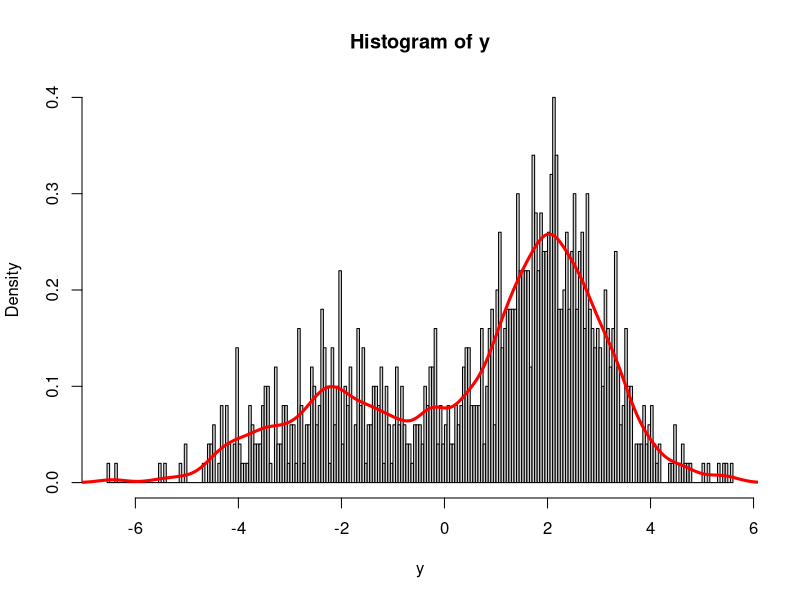
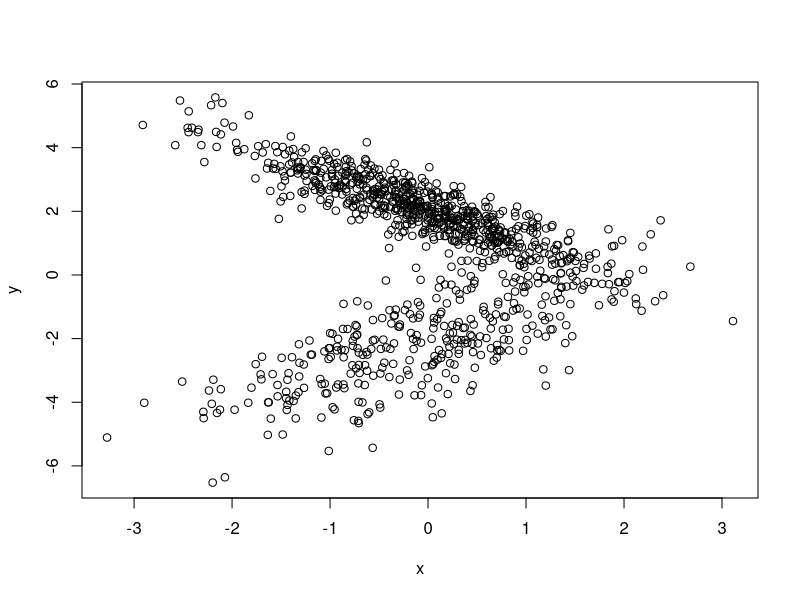
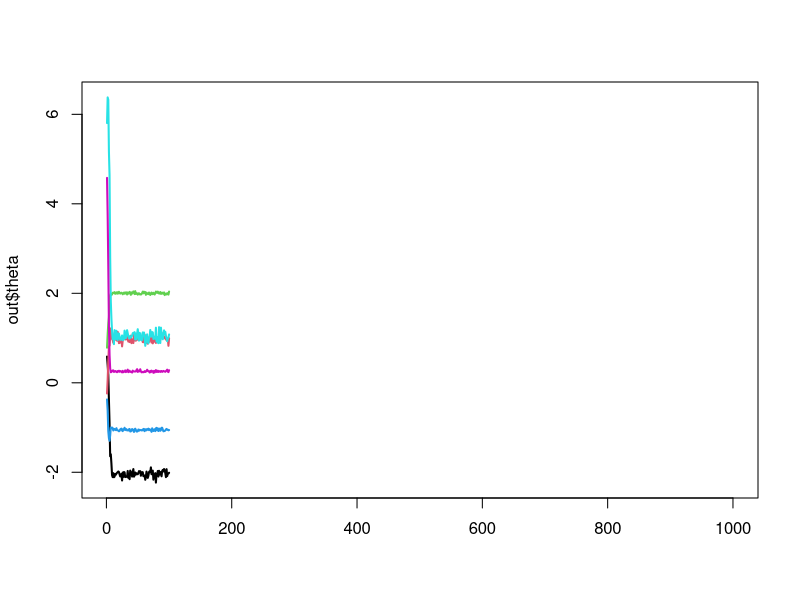
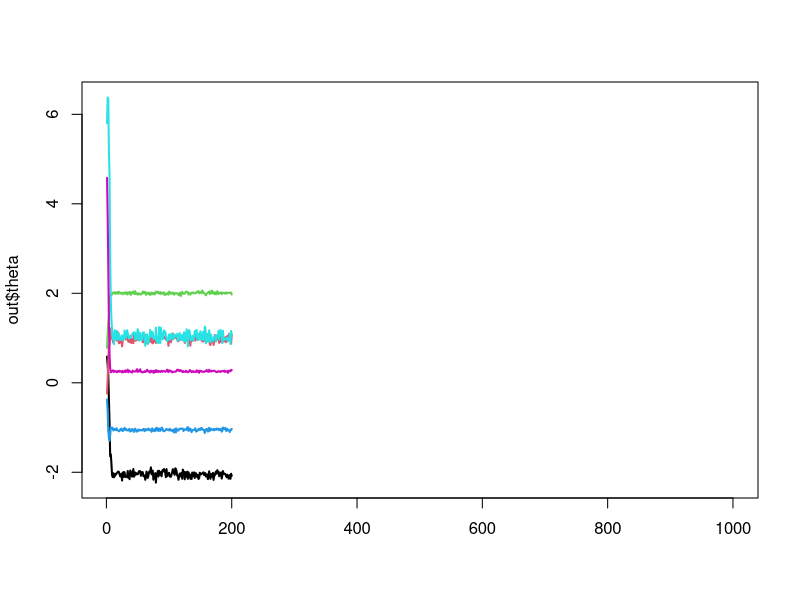
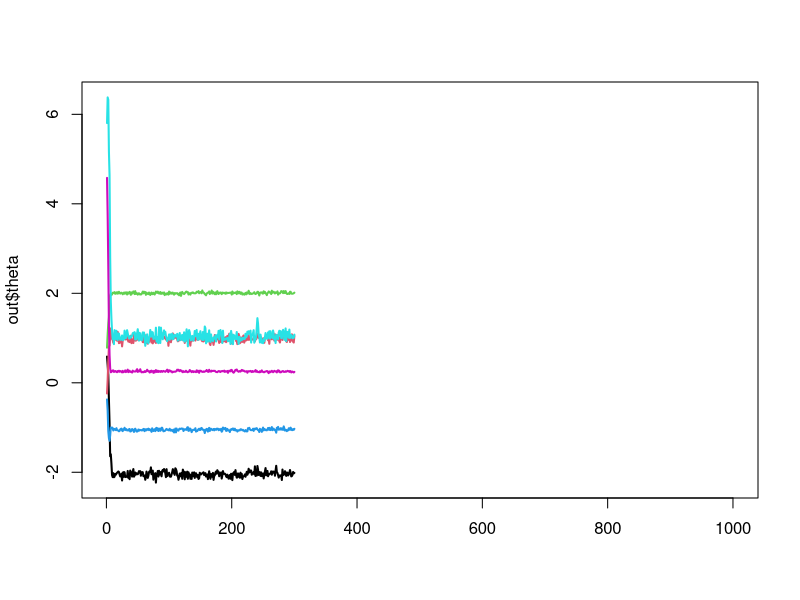
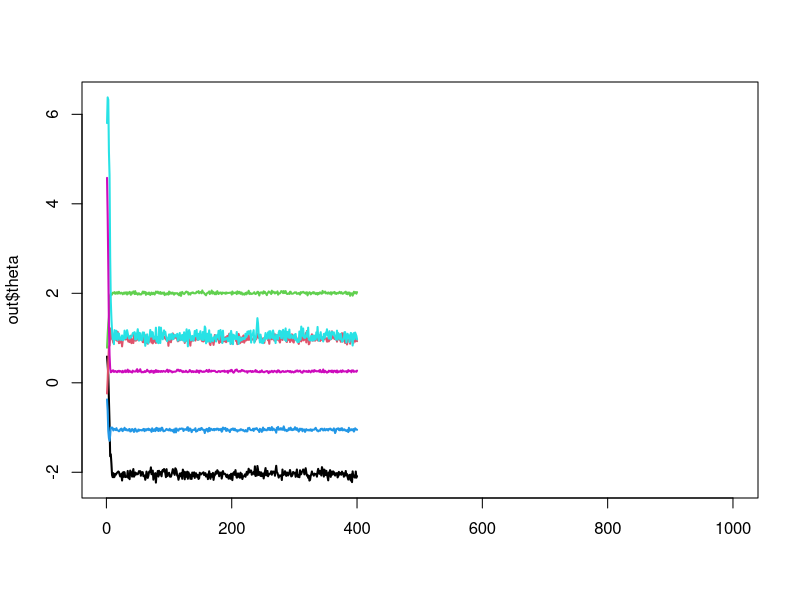
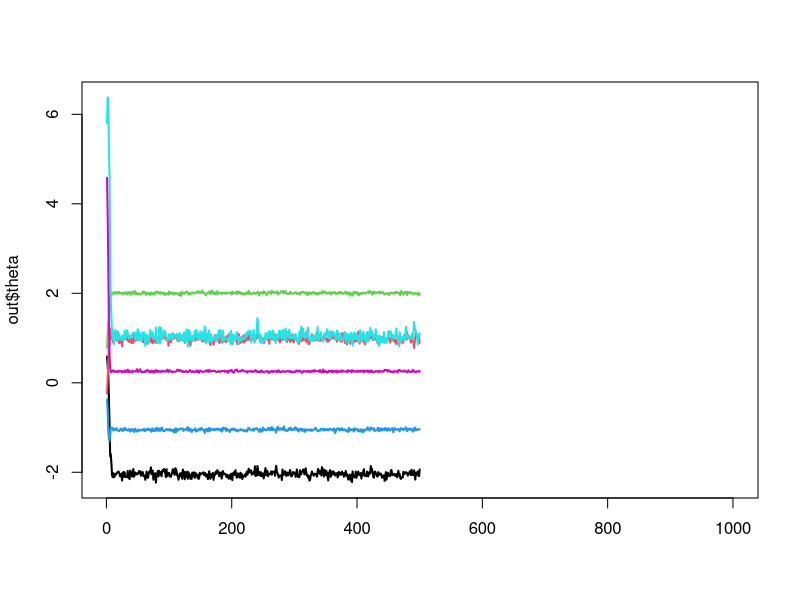
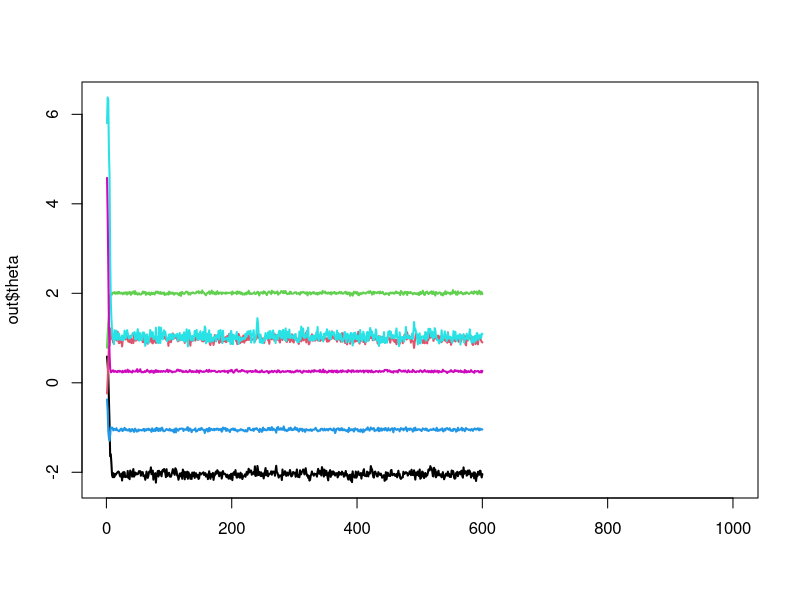

Reproduce these figures in R, in order.
#################################################################
# mixture models, manual gibbs sampler and flemix
# Lab 12, 24.11.14
# Quant III, Elad Zippory
#################################################################



rm(list=ls())

library(MCMCpack) # to sample from Dirichlet
library(mnormt) # to sample from multivariate normal

set.seed(314)
n <- 1000
K <- 2
x <- rnorm(n)
q <- replicate(n, sample(1:K, 1, prob = (1:K)/K))

# Intercept only (density estimation)
#y <- rnorm(n, -2*(q==1) + 2*(q==2), 1*(q==1) + 0.5*(q==2))

# Intercept and slope (GMM regression)
y <- rnorm(n, (-2 + x)*(q==1) + (2 - x)*(q==2), 1*(q==1) + 0.5*(q==2))

# Null model
#y <- rnorm(n, 0, 1)

hist(y, breaks=200, freq=FALSE)
lines(density(y, adjust=0.5), col="red", lwd=3)
plot(x = x,y=y)
X <- matrix(cbind(1, x), ncol=2, nrow=n)


#Assign units to clusters
#-------------------------------------------------------------------------------
update.z <- function(){
  
#   1. sample z
#   1.1 PR(z_i=k|y_i)= f(y_i|theta_k)*pie_k / sum_k{f(y_i|theta_k)pie_k}
#   1.2 z_i ~ multinomial({pie_1,...,pie_k},1)
  
  p <- function(w) dnorm(y, X%*%c(theta$b[[w]]), sqrt(theta$sigma2[[w]]))*pi[w]
  a <- sapply(1:K, p)
  a <- a/apply(a,1,sum)
  
#    rowSums(a)==apply(a,1,sum)
  
  sapply(1:n, function(x) sample(1:K, 1, a[x,], replace=FALSE))
}
#-------------------------------------------------------------------------------


#Sample parameters
#-------------------------------------------------------------------------------
update.theta <- function(){
  
  for (w in 1:K){
    a <- which(z == w)
    if (K == 1) a = 1:length(z)
    if (length(a) > 2){
      
      fit <- lm(y[a] ~ -1 + X[a, ])
      
      theta$b[[w]] <- c(
        rmnorm(1, fit$coef, solve(crossprod(X[a,]))*theta$sigma2[[w]]))
      
      e <- y[a] - X[a, ]%*%as.matrix(theta$b[[w]])
      theta$sigma2[[w]] <- 1/rgamma(1, shape = length(e)/2, rate = t(e)%*%e/2)
      
      # plot(density(rgamma(100000, shape = length(e)/2, rate = t(e)%*%e/2)))
      
    }
    
  }
  
  theta
}
#-------------------------------------------------------------------------------


#-------------------------------------------------------------------------------
update.pi <- function(){
  c(rdirichlet(1, c(table(factor(z))+ 1)))
}
#-------------------------------------------------------------------------------

#starting values:
pi <- rep(1/K, K)
theta <- list(b = rep(list(rep(0, ncol(X))), K), sigma2=rep(list(1), K))

M <- 1000


#preparing data structure for output
#-------------------------------------------------------------------------------
out <- list(
  theta = matrix(NA, M, length(unlist(theta))),
  z = matrix(NA, M, n),
  pi = matrix(NA, M, K)
)
colnames(out$theta) <- c(
  paste(rep(paste("b", 0:(ncol(X)-1), sep=""), K), rep(1:K, each=ncol(X)), sep="-"),
  paste("sigma2", 1:K, sep="-"))
#-------------------------------------------------------------------------------


for (i in 1:M){
  z     <- update.z()
  theta <- update.theta()
  pi    <- update.pi()
  K     <- sum(pi > 0.2)
  # if we include this line, what's the bug in the following lines?
  out$theta[i, ] <- unlist(theta)
  out$z[i, ] <- z
  out$pi[i, ] <- pi
  if (i%%100==0){
    matplot(out$theta, type="l", lwd=2, lty=1)
    Sys.sleep(0)
  }
}


# plot(apply(out$z, 2, mean), q)
plot.ts(out$theta)
plot.ts(out$pi)

# Predicted distribution for x = -1 and x = 1
predict_mixture <- function(out, x){

  temp <- function(t, x){
  yhat <- seq(min(y), max(y), length=100) #set of values on which to estimate density
  b <- out$theta[t,]
  # separate into component-wise estimates
  m <- unlist(lapply(strsplit(colnames(out$theta), "-"), function(x) x[2]))
  w <- grepl("sigma2", colnames(out$theta))
  
  apply(sapply(1:K, function(z) {
    out$pi[t,z]*dnorm(yhat, c(1, x)%*%b[which(m[!w]==z)], sqrt(b[which(w)[z]]))})
  ,1,sum)
}
 sapply((M/2):M, temp, x=x)
}


p1 <- predict_mixture(out, x=-1)
p2 <- predict_mixture(out, x=1)

yhat <- seq(min(y), max(y), length=100) #set of values on which to estimate density
plot(yhat, apply(p1, 1, mean), type="l", col="blue", lwd=2)
lines(yhat, apply(p2, 1, mean), type="l", col="red", lwd=2)

ci <- function(x) quantile(x, c(0.025, 0.5, 0.975))
R <- cbind(t(apply(p1, 1, ci)), t(apply(p2, 1, ci)))
matplot(yhat, R, type="l", col=c(rep("red", 3), rep("blue", 3)), lty=c(3,1,3,3,1,3), lwd=2)


#-------------------------------------------------------------------------------
#-------------------------          FLEXMIX         ----------------------------
#-------------------------------------------------------------------------------
library(flexmix)


m1=flexmix(y~1+X[,2],k=2)
m1

# let's asses the parameters
parameters(m1)
summary(refit(m1))

# let's compare this with Gibbs:
# let's recall the out object
colnames(out$theta) 
# the values are almost identical, but what's the difference in interpertation?
plot(density(out$theta[,c(2,4)])) 

summary(m1)
# remember:
table(q,clusters(m1))
# so not too bad!

# now, let's asses the probabilities
plot(m1)


# Lab Work, (if time permitting)
#-----------------------
# but, ALAS! in the gibbs sampler we did not retreive the PR(z_i=k|y_i)
# which is what flexmix shows us. but we did calculate it... 
# how would we retreive it?
